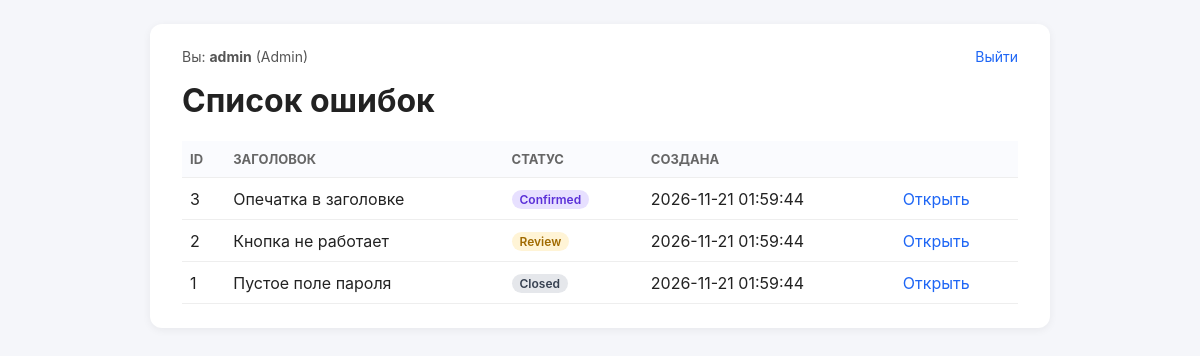
The page /bug_list.php (signed in) on the database its author committed.
### tables this page shows
CREATE TABLE bugs (
    id INTEGER PRIMARY KEY AUTOINCREMENT,
    title TEXT NOT NULL,
    description TEXT,
    status TEXT NOT NULL DEFAULT 'New' CHECK(status IN ('New','Review','Confirmed','Rejected','In Progress','Fixed','Closed')),
    created_at TEXT DEFAULT (datetime('now'))
);

### auth.php (called while the page is built, shortened)
<?php
function current_user(): array {
    return [
        'id'    => (int)$_SESSION['user_id'],
        'login' => $_SESSION['login'] ?? '',
        'role'  => $_SESSION['role'] ?? '',
    ];
}

### bug_list.php (the view, shortened to what this page needs)
<?php
require_once __DIR__ . '/auth.php';
require_once __DIR__ . '/db.php';
$user = current_user();
$bugs = $pdo->query('SELECT * FROM bugs ORDER BY id DESC')->fetchAll();
?>
<!DOCTYPE html>
<html lang="ru">
<head><meta charset="UTF-8"><title>Список ошибок</title><link rel="stylesheet" href="style.css"></head>
<body>
<div class="container">
    <div class="topbar">
        <span>Вы: <strong><?= htmlspecialchars($user['login']) ?></strong> (<?= htmlspecialchars($user['role']) ?>)</span>
        <a href="logout.php">Выйти</a>
    </div>
    <h1>Список ошибок</h1>
    <table>
        <tr><th>ID</th><th>Заголовок</th><th>Статус</th><th>Создана</th><th></th></tr>
        <?php foreach ($bugs as $b): ?>
        <tr>
            <td><?= (int)$b['id'] ?></td>
            <td><?= htmlspecialchars($b['title']) ?></td>
            <td><span class="status s-<?= str_replace(' ', '_', $b['status']) ?>"><?= htmlspecialchars($b['status']) ?></span></td>
            <td><?= htmlspecialchars($b['created_at']) ?></td>
            <td><a href="bug_view.php?id=<?= (int)$b['id'] ?>">Открыть</a></td>
        </tr>
        <?php endforeach; ?>
    </table>
</div>
</body>
</html>

### style.css (style rules this page uses)
* { box-sizing: border-box; }
body { font-family: -apple-system, "Segoe UI", Roboto, sans-serif; background: #f5f6fa; margin: 0; color: #222; }
.container { max-width: 900px; margin: 24px auto; background: #fff; padding: 24px 32px; border-radius: 12px; box-shadow: 0 2px 8px rgba(0,0,0,.06); }
h1 { margin-top: 0; }
a { color: #1e66f5; text-decoration: none; }
.topbar { display: flex; justify-content: space-between; align-items: center; margin-bottom: 16px; font-size: 14px; color: #555; }
table { width: 100%; border-collapse: collapse; margin-top: 12px; }
th, td { text-align: left; padding: 10px 8px; border-bottom: 1px solid #eee; }
th { background: #fafbfe; font-size: 13px; text-transform: uppercase; color: #666; }
.status { display: inline-block; padding: 2px 8px; border-radius: 10px; font-size: 12px; font-weight: 600; background: #eef2f7; }
.s-Review { background: #fff4d6; color: #a06a00; }
.s-Confirmed { background: #e7e0ff; color: #5a2fd8; }
.s-Closed { background: #e5e7eb; color: #374151; }

### rows shown on the page
bugs: id "3", title "Опечатка в заголовке", status "Confirmed", created_at "2026-11-21 01:59:44"
bugs: id "2", title "Кнопка не работает", status "Review", created_at "2026-11-21 01:59:44"
bugs: id "1", title "Пустое поле пароля", status "Closed", created_at "2026-11-21 01:59:44"

### other values the page prints
$user['login'] "admin"
$user['role'] "Admin"
